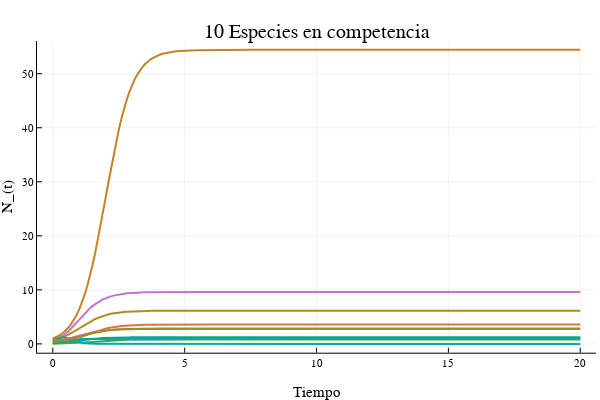

The cell this chart's notebook holds for it:
### Code cell
plot(t,sol10[:,1],label ="",w=2,
    title = "10 Especies en competencia",
    xlabel = "Tiempo",
    ylabel = "N_(t)"
)
plot!(t,sol10[:,2],label ="",w=2)
plot!(t,sol10[:,3],label ="",w=2)
plot!(t,sol10[:,4],label ="",w=2)
plot!(t,sol10[:,5],label ="",w=2)
plot!(t,sol10[:,6],label ="",w=2)
plot!(t,sol10[:,7],label ="",w=2)
plot!(t,sol10[:,8],label ="",w=2)
plot!(t,sol10[:,9],label ="",w=2)
plot!(t,sol10[:,10],label ="",w=2)

### Figure 1 — Plotly figure (JSON) as saved in the notebook; plotly's stock layout.template omitted (floating-point values rounded to 4 significant figures; data arrays with more than 128 entries replaced by an {"elided": "..."} marker saying what was removed)
{"data": [{"colorbar": {"len": 0.8657, "title": "", "x": 0.9934, "y": 0.5087}, "legendgroup": "", "line": {"color": "rgba(0, 154, 250, 1.000)", "dash": "solid", "shape": "linear", "width": 2}, "mode": "lines", "name": "", "showlegend": false, "type": "scatter", "x": {"elided": "201 float values"}, "xaxis": "x", "y": {"elided": "201 float values"}, "yaxis": "y", "zmax": null, "zmin": null}, {"colorbar": {"len": 0.8657, "title": "", "x": 0.9934, "y": 0.5087}, "legendgroup": "", "line": {"color": "rgba(227, 111, 71, 1.000)", "dash": "solid", "shape": "linear", "width": 2}, "mode": "lines", "name": "", "showlegend": false, "type": "scatter", "x": {"elided": "201 float values"}, "xaxis": "x", "y": {"elided": "201 float values"}, "yaxis": "y", "zmax": null, "zmin": null}, {"colorbar": {"len": 0.8657, "title": "", "x": 0.9934, "y": 0.5087}, "legendgroup": "", "line": {"color": "rgba(62, 164, 78, 1.000)", "dash": "solid", "shape": "linear", "width": 2}, "mode": "lines", "name": "", "showlegend": false, "type": "scatter", "x": {"elided": "201 float values"}, "xaxis": "x", "y": {"elided": "201 float values"}, "yaxis": "y", "zmax": null, "zmin": null}, {"colorbar": {"len": 0.8657, "title": "", "x": 0.9934, "y": 0.5087}, "legendgroup": "", "line": {"color": "rgba(195, 113, 210, 1.000)", "dash": "solid", "shape": "linear", "width": 2}, "mode": "lines", "name": "", "showlegend": false, "type": "scatter", "x": {"elided": "201 float values"}, "xaxis": "x", "y": {"elided": "201 float values"}, "yaxis": "y", "zmax": null, "zmin": null}, {"colorbar": {"len": 0.8657, "title": "", "x": 0.9934, "y": 0.5087}, "legendgroup": "", "line": {"color": "rgba(172, 142, 24, 1.000)", "dash": "solid", "shape": "linear", "width": 2}, "mode": "lines", "name": "", "showlegend": false, "type": "scatter", "x": {"elided": "201 float values"}, "xaxis": "x", "y": {"elided": "201 float values"}, "yaxis": "y", "zmax": null, "zmin": null}, {"colorbar": {"len": 0.8657, "title": "", "x": 0.9934, "y": 0.5087}, "legendgroup": "", "line": {"color": "rgba(0, 170, 174, 1.000)", "dash": "solid", "shape": "linear", "width": 2}, "mode": "lines", "name": "", "showlegend": false, "type": "scatter", "x": {"elided": "201 float values"}, "xaxis": "x", "y": {"elided": "201 float values"}, "yaxis": "y", "zmax": null, "zmin": null}, {"colorbar": {"len": 0.8657, "title": "", "x": 0.9934, "y": 0.5087}, "legendgroup": "", "line": {"color": "rgba(237, 94, 147, 1.000)", "dash": "solid", "shape": "linear", "width": 2}, "mode": "lines", "name": "", "showlegend": false, "type": "scatter", "x": {"elided": "201 float values"}, "xaxis": "x", "y": {"elided": "201 float values"}, "yaxis": "y", "zmax": null, "zmin": null}, {"colorbar": {"len": 0.8657, "title": "", "x": 0.9934, "y": 0.5087}, "legendgroup": "", "line": {"color": "rgba(198, 130, 37, 1.000)", "dash": "solid", "shape": "linear", "width": 2}, "mode": "lines", "name": "", "showlegend": false, "type": "scatter", "x": {"elided": "201 float values"}, "xaxis": "x", "y": {"elided": "201 float values"}, "yaxis": "y", "zmax": null, "zmin": null}, {"colorbar": {"len": 0.8657, "title": "", "x": 0.9934, "y": 0.5087}, "legendgroup": "", "line": {"color": "rgba(0, 169, 141, 1.000)", "dash": "solid", "shape": "linear", "width": 2}, "mode": "lines", "name": "", "showlegend": false, "type": "scatter", "x": {"elided": "201 float values"}, "xaxis": "x", "y": {"elided": "201 float values"}, "yaxis": "y", "zmax": null, "zmin": null}, {"colorbar": {"len": 0.8657, "title": "", "x": 0.9934, "y": 0.5087}, "legendgroup": "", "line": {"color": "rgba(142, 151, 30, 1.000)", "dash": "solid", "shape": "linear", "width": 2}, "mode": "lines", "name": "", "showlegend": false, "type": "scatter", "x": {"elided": "201 float values"}, "xaxis": "x", "y": {"elided": "201 float values"}, "yaxis": "y", "zmax": null, "zmin": null}], "layout": {"annotations": [{"font": {"color": "rgba(0, 0, 0, 1.000)", "family": "sans-serif", "size": 20}, "rotation": 0, "showarrow": false, "text": "10 Especies en competencia", "x": 0.5275, "xanchor": "center", "xref": "paper", "y": 1, "yanchor": "top", "yref": "paper"}], "height": 400, "legend": {"bgcolor": "rgba(255, 255, 255, 1.000)", "bordercolor": "rgba(0, 0, 0, 1.000)", "borderwidth": 1, "font": {"color": "rgba(0, 0, 0, 1.000)", "family": "sans-serif", "size": 11}, "title": {"font": {"color": "rgba(0, 0, 0, 1.000)", "family": "sans-serif", "size": 15}, "text": ""}, "tracegroupgap": 0, "traceorder": "normal", "x": 1, "xanchor": "auto", "y": 1, "yanchor": "auto"}, "margin": {"b": 20, "l": 0, "r": 0, "t": 20}, "paper_bgcolor": "rgba(255, 255, 255, 1.000)", "plot_bgcolor": "rgba(255, 255, 255, 1.000)", "showlegend": true, "width": 600, "xaxis": {"anchor": "y", "domain": [0.06165, 0.9934], "gridcolor": "rgba(0, 0, 0, 0.100)", "gridwidth": 0.5, "linecolor": "rgba(0, 0, 0, 1.000)", "mirror": false, "range": [-0.6, 20.6], "showgrid": true, "showline": true, "showticklabels": true, "tickangle": 0, "tickcolor": "rgb(0, 0, 0)", "tickfont": {"color": "rgba(0, 0, 0, 1.000)", "family": "sans-serif", "size": 11}, "tickmode": "array", "ticks": "inside", "ticktext": ["0", "5", "10", "15", "20"], "tickvals": [0, 5, 10, 15, 20], "title": "Tiempo", "titlefont": {"color": "rgba(0, 0, 0, 1.000)", "family": "sans-serif", "size": 15}, "type": "-", "visible": true, "zeroline": false, "zerolinecolor": "rgba(0, 0, 0, 1.000)"}, "yaxis": {"anchor": "x", "domain": [0.07581, 0.9415], "gridcolor": "rgba(0, 0, 0, 0.100)", "gridwidth": 0.5, "linecolor": "rgba(0, 0, 0, 1.000)", "mirror": false, "range": [-1.633, 56.05], "showgrid": true, "showline": true, "showticklabels": true, "tickangle": 0, "tickcolor": "rgb(0, 0, 0)", "tickfont": {"color": "rgba(0, 0, 0, 1.000)", "family": "sans-serif", "size": 11}, "tickmode": "array", "ticks": "inside", "ticktext": ["0", "10", "20", "30", "40", "50"], "tickvals": [0, 10, 20, 30, 40, 50], "title": "N_(t)", "titlefont": {"color": "rgba(0, 0, 0, 1.000)", "family": "sans-serif", "size": 15}, "type": "-", "visible": true, "zeroline": false, "zerolinecolor": "rgba(0, 0, 0, 1.000)"}}}
